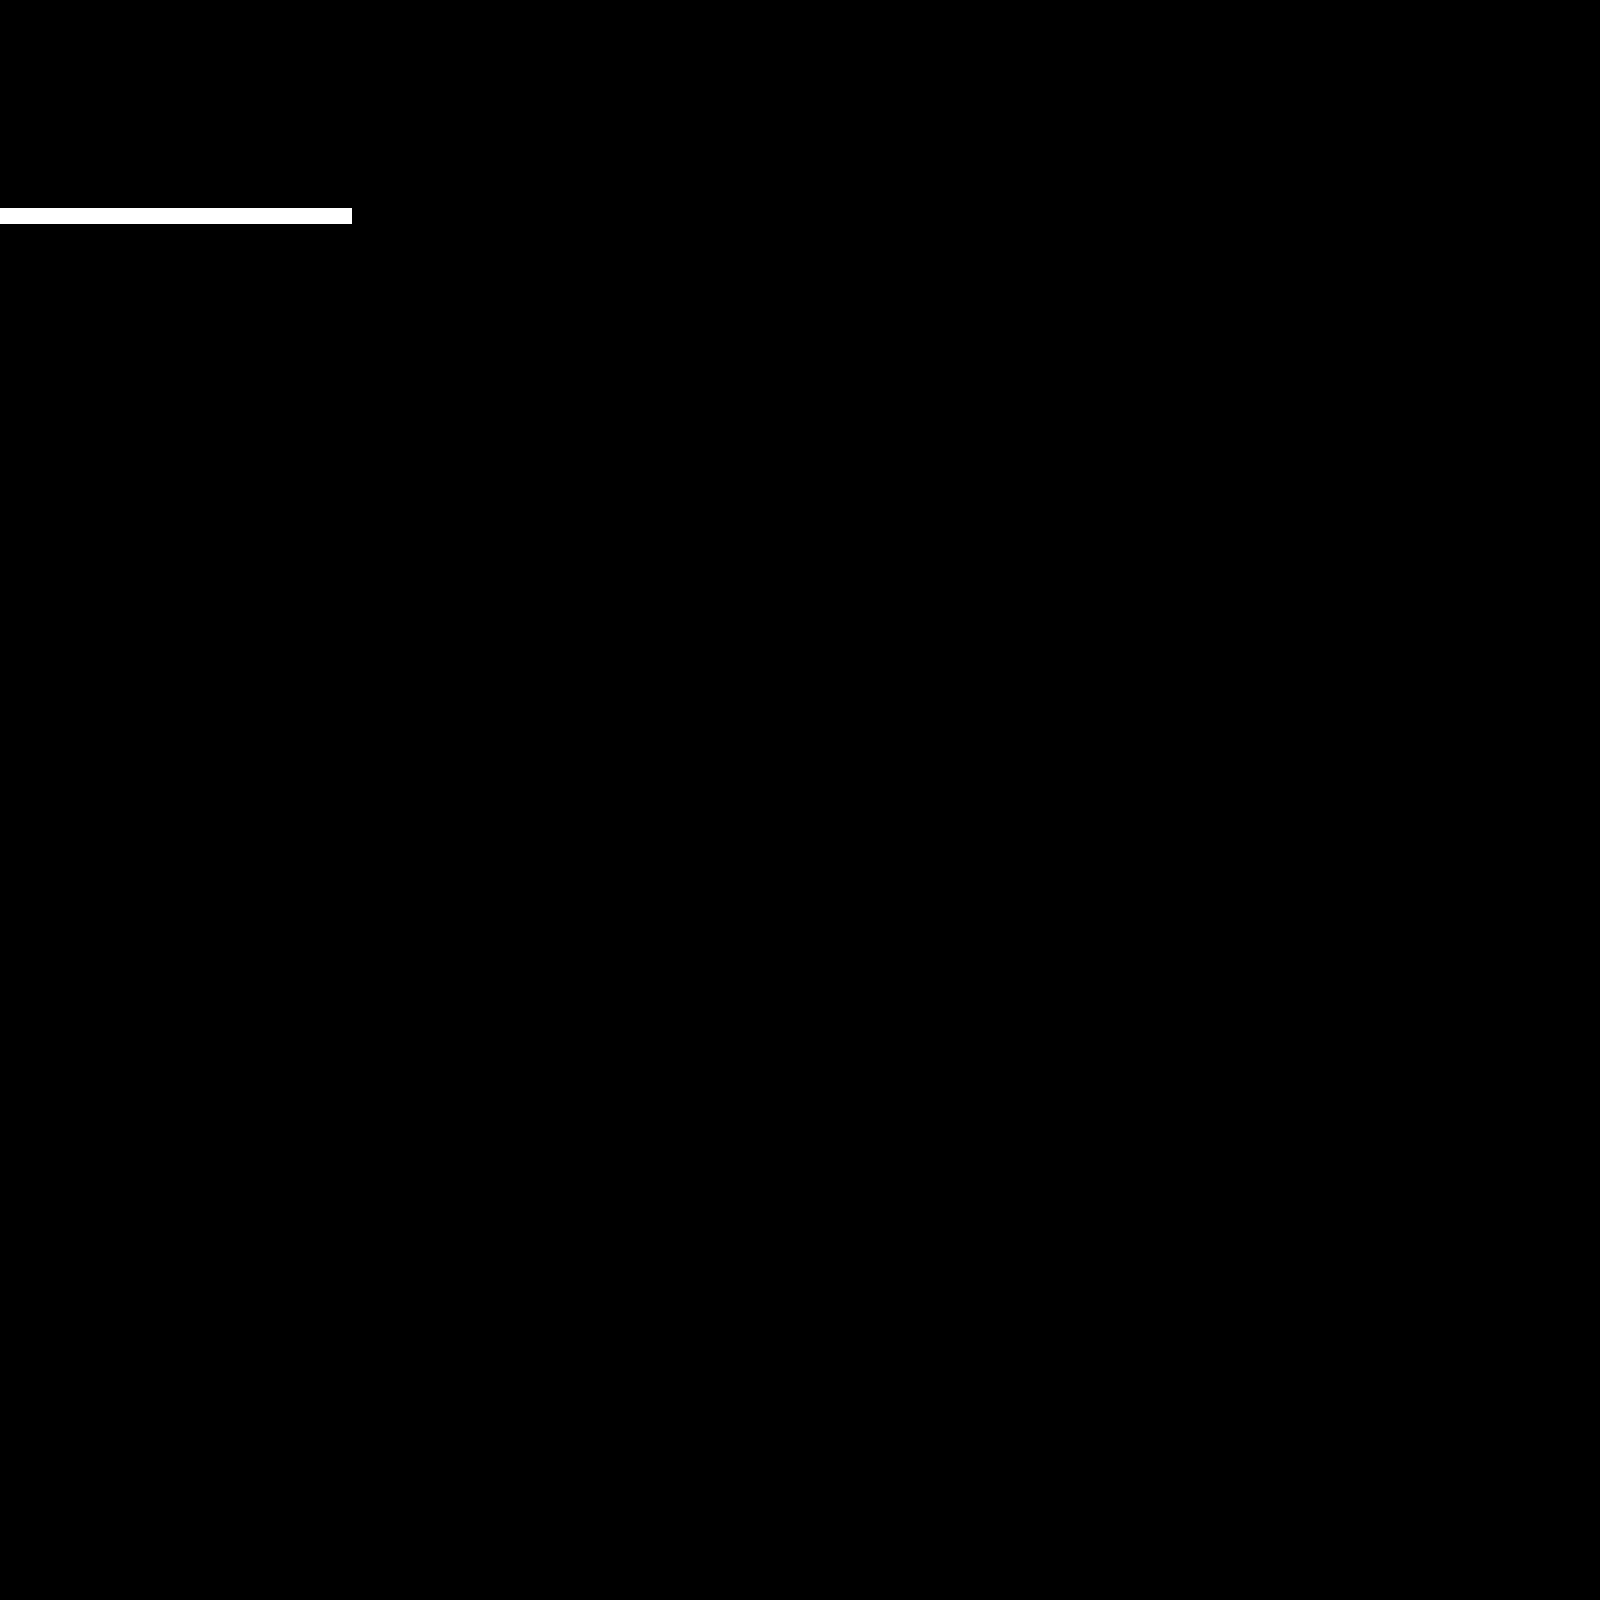

This game map was drawn from its Tiled (.tmx) file and the tilesets committed beside it. A one-line description and the trimmed map source follow:
An orthogonal 100x100 tile map with 16x16 px tiles, 1 tile layer (Tile Layer 1) and 1 object.

<map version="1.0" orientation="orthogonal" renderorder="right-down" width="100" height="100" tilewidth="16" tileheight="16" nextobjectid="2">
 <tileset firstgid="1" name="BSet" tilewidth="16" tileheight="16" tilecount="2" columns="2">
  <image source="BSet.png" width="32" height="16" />
 </tileset>
 <layer name="Tile Layer 1" width="100" height="100">
  <data>[10000 cells, 22 non-empty, 1 distinct tile ids]</data>
 </layer>
 <objectgroup name="Object Layer 1">
  <object id="1" x="56" y="198" />
 </objectgroup>
</map>
